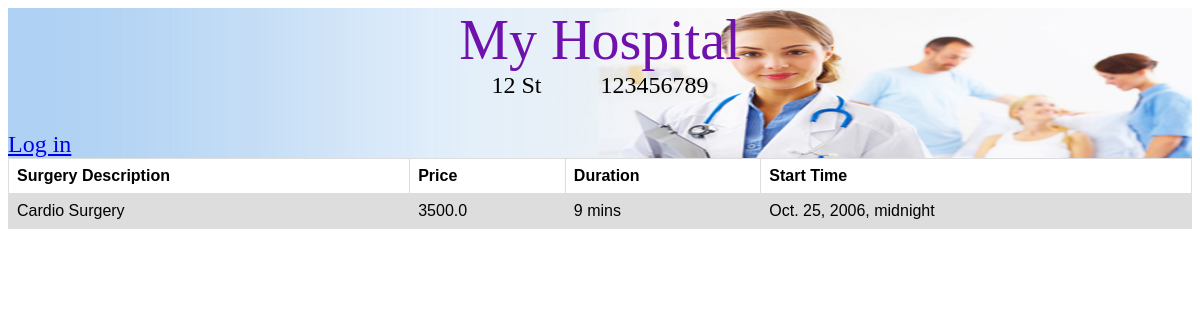
Screenshot of /surgery_details/surgery/2/ with the database file from the repository.
### hospital/models.py (models this page shows, shortened)
class Hospital(models.Model):
    name = models.CharField(max_length=50)
    address = models.CharField(max_length=100)
    phone_number = models.CharField(max_length=10)
    patient_rooms = models.ManyToManyField(PatientRoom, symmetrical=False)
    surgery_rooms = models.ManyToManyField(SurgeryRoom, symmetrical=False)
    patients = models.ManyToManyField(Patient, symmetrical=False)
    doctors = models.ManyToManyField(Doctors, symmetrical=False)
    nurses = models.ManyToManyField(Nurses, symmetrical=False)

### Surgery_Details/models.py (models this page shows, shortened)
class Surgery(models.Model):
    surgery_description = models.TextField()
    start_time = models.DateTimeField(blank=True, null=True)
    duration = models.PositiveIntegerField()
    surgery_price = models.FloatField()
    doctor_incharge = models.ForeignKey(Doctors, null=True, related_name = 'surgery', on_delete=models.CASCADE)
    nurse_incharge = models.ForeignKey(Nurses, null=True, related_name = 'surgery', on_delete=models.CASCADE)
    patient = models.ForeignKey(Patient, null=True, related_name = 'surgery', on_delete=models.CASCADE)

### Surgery_Details/views.py (the view)
# urls.py: url(r'^surgery/(?P<id>\d+)/', views.view_surgery, name='Surgery'),
def view_surgery(request, id):
    details = get_object_or_404(Surgery, id=id)
    hospital = get_object_or_404(Hospital, id=1)
    return render(request, 'surgery_details/surgery_display.html', {'sur': details, 'hospital':hospital})

### Surgery_Details/templates/surgery_details/surgery_display.html
{% extends "base.html" %}
{% block header %}
<div class="container_header">
    {% if hospital is not None %}
        <div class="container_hospital_info">
            <div class="hospital_title"><a class="hospital_title_text" href="{% url 'hospital:home' %}">{{ hospital.name }}</a></div>
            <div class="hospital_info">
                <div>{{ hospital.address }}</div>
                <div class="padding"></div>
                <div>{{ hospital.phone_number }}</div>
            </div>
        </div>
    {% else %}
        <a href="/" class="logo">My Hospital</a>
    {% endif %}
    <div class="container_user_info">
        {% if user.is_authenticated %}
            <div class="user_name_info">Hello, {{user.username}}</div>
            <div><a class="log_out" href="{% url 'accounts:logout' %}">Log out</a></div>
        {% else %}
            <a href="{% url 'accounts:login' %}">Log in</a>
        {% endif %}
    </div>
</div>
{% endblock %}
{% block content %}
    <div class="container_surgery_display">
	<table>
        <tr>
            <th class="surgery_description_header">Surgery Description</th>
            <th class="surgery_price_table_header">Price</th>
			<th class="surgery_duration_table_header">Duration</th>
            <th class="surgery_starttime_table_header">Start Time</th>
        </tr>
            <tr class="table_row_surgery">
                <td>{{ sur.surgery_description|linebreaksbr }}</td>
                <td>{{sur.surgery_price}}</td>
				<td>{{ sur.duration }} mins</td>
                <td>{{sur.start_time}}</td>
            </tr>
    </table>
    </div>
{% endblock %}

### hospital/static/css/hospital.css (style rules this page uses)
table { font-family: arial, sans-serif; border-collapse: collapse; width: 100%; }
td, th { border: 1px solid #dddddd; text-align: left; padding: 8px; }
tr:nth-child(even) { background-color: #dddddd; }
.table_row_not_available, .table_row_available, .padding { width: 5%; }
.container_user_info, .hospital_info { display: flex; flex-direction: row; justify-content: space-between; }
.container_hospital_info { display: flex; flex-direction: column; align-items: center; }
.hospital_info { width: 100%; justify-content: center; }
.container_header { background-image: url("hospital.jpg"); background-size: 100% 100%; height: 150px; display: flex; flex-direction: column; justify-content: space-between; }
.hospital_title_text { font-family: "Times New Roman", Times, serif; font-size: 3.5em; text-decoration: none; color: #6e11ad; }
.hospital_info, .container_user_info { font-family: "Times New Roman", Times, serif; font-size: 1.5em; text-decoration: none; color: black; }

### rows the page displays
Hospital: name "My Hospital", address "12 St", phone_number "123456789"
Surgery: surgery_description "Cardio Surgery", surgery_price "3500.0", duration "9", start_time "Oct. 25, 2006, midnight"
